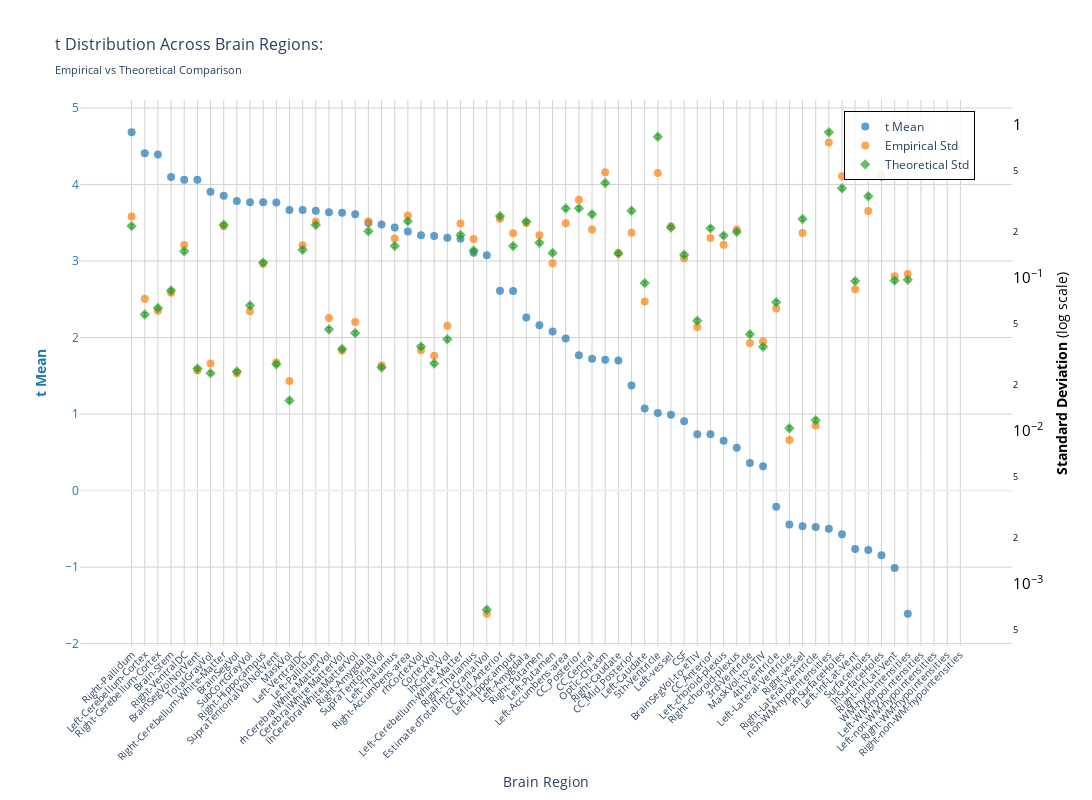
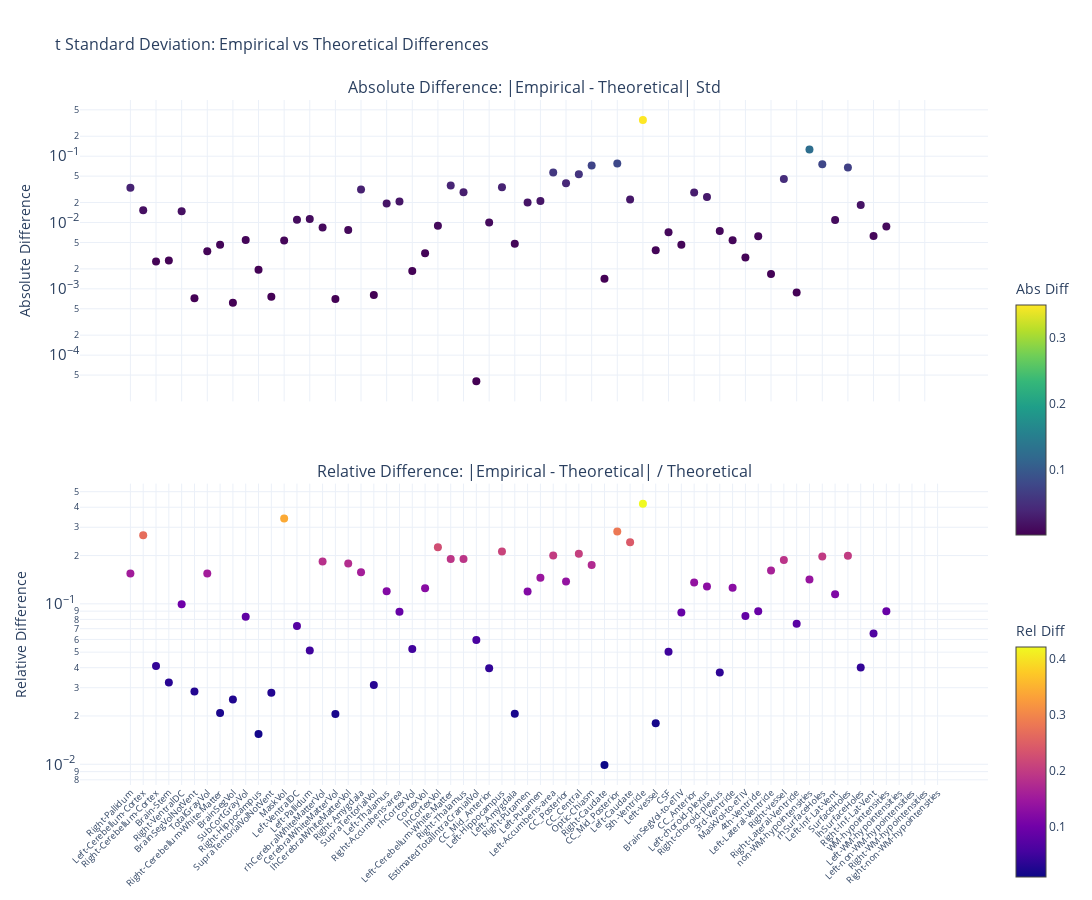

Notebook code for these charts, in order:
### Markdown cell above
### t-statistic

### Code cell
nu_nav = df_navr[(df_navr["timepoint"] == "baseline") & (df_navr["group"] == "HC-PD")]
data_path = stats_dir / f"student_baseline_{METRIC}.parquet"
df, stats = get_test_stats(
    data_path, stat_functions_F, nu_nav, hemisphere=False, study="baseline"
)
show_figure(stats, hemisphere=False, stat_name="t", study="baseline", metric=METRIC)

### Figure 1 — Plotly figure (JSON) as saved in the notebook; plotly's stock layout.template omitted (floating-point values rounded to 4 significant figures)
{"data": [{"hovertemplate": "<b>%{x}</b><br>Mean t: %{y:.2f}<br><extra></extra>", "marker": {"color": "#1f77b4", "opacity": 0.7, "size": 8}, "mode": "markers", "name": "t Mean", "type": "scatter", "x": ["Right-Pallidum", "Left-Cerebellum-Cortex", "Right-Cerebellum-Cortex", "Brain-Stem", "Right-VentralDC", "BrainSegVolNotVent", "TotalGrayVol", "Right-Cerebellum-White-Matter", "BrainSegVol", "SubCortGrayVol", "Right-Hippocampus", "SupraTentorialVolNotVent", "MaskVol", "Left-VentralDC", "Left-Pallidum", "rhCerebralWhiteMatterVol", "CerebralWhiteMatterVol", "lhCerebralWhiteMatterVol", "Right-Amygdala", "SupraTentorialVol", "Left-Thalamus", "Right-Accumbens-area", "rhCortexVol", "CortexVol", "lhCortexVol", "Left-Cerebellum-White-Matter", "Right-Thalamus", "EstimatedTotalIntraCranialVol", "CC_Mid_Anterior", "Left-Hippocampus", "Left-Amygdala", "Right-Putamen", "Left-Putamen", "Left-Accumbens-area", "CC_Posterior", "CC_Central", "Optic-Chiasm", "Right-Caudate", "CC_Mid_Posterior", "Left-Caudate", "5th-Ventricle", "Left-vessel", "CSF", "BrainSegVol-to-eTIV", "CC_Anterior", "Left-choroid-plexus", "Right-choroid-plexus", "3rd-Ventricle", "MaskVol-to-eTIV", "4th-Ventricle", "Left-Lateral-Ventricle", "Right-vessel", "Right-Lateral-Ventricle", "non-WM-hypointensities", "rhSurfaceHoles", "Left-Inf-Lat-Vent", "SurfaceHoles", "lhSurfaceHoles", "Right-Inf-Lat-Vent", "WM-hypointensities", "Left-WM-hypointensities", "Left-non-WM-hypointensities", "Right-WM-hypointensities", "Right-non-WM-hypointensities"], "y": [4.682, 4.408, 4.391, 4.098, 4.061, 4.06, 3.904, 3.853, 3.783, 3.768, 3.767, 3.765, 3.666, 3.665, 3.656, 3.637, 3.629, 3.61, 3.495, 3.475, 3.437, 3.385, 3.337, 3.327, 3.302, 3.29, 3.108, 3.076, 2.613, 2.609, 2.262, 2.16, 2.079, 1.986, 1.769, 1.721, 1.709, 1.701, 1.374, 1.073, 1.012, 0.9925, 0.9049, 0.7365, 0.7345, 0.6515, 0.5604, 0.3604, 0.317, -0.2127, -0.4431, -0.4659, -0.4771, -0.4994, -0.5722, -0.764, -0.7766, -0.8459, -1.011, -1.609, NaN, NaN, NaN, NaN], "yaxis": "y"}, {"hovertemplate": "<b>%{x}</b><br>Empirical Std: %{y:.3f}<br><extra></extra>", "marker": {"color": "#ff7f0e", "opacity": 0.7, "size": 8, "symbol": "circle"}, "mode": "markers", "name": "Empirical Std", "type": "scatter", "x": ["Right-Pallidum", "Left-Cerebellum-Cortex", "Right-Cerebellum-Cortex", "Brain-Stem", "Right-VentralDC", "BrainSegVolNotVent", "TotalGrayVol", "Right-Cerebellum-White-Matter", "BrainSegVol", "SubCortGrayVol", "Right-Hippocampus", "SupraTentorialVolNotVent", "MaskVol", "Left-VentralDC", "Left-Pallidum", "rhCerebralWhiteMatterVol", "CerebralWhiteMatterVol", "lhCerebralWhiteMatterVol", "Right-Amygdala", "SupraTentorialVol", "Left-Thalamus", "Right-Accumbens-area", "rhCortexVol", "CortexVol", "lhCortexVol", "Left-Cerebellum-White-Matter", "Right-Thalamus", "EstimatedTotalIntraCranialVol", "CC_Mid_Anterior", "Left-Hippocampus", "Left-Amygdala", "Right-Putamen", "Left-Putamen", "Left-Accumbens-area", "CC_Posterior", "CC_Central", "Optic-Chiasm", "Right-Caudate", "CC_Mid_Posterior", "Left-Caudate", "5th-Ventricle", "Left-vessel", "CSF", "BrainSegVol-to-eTIV", "CC_Anterior", "Left-choroid-plexus", "Right-choroid-plexus", "3rd-Ventricle", "MaskVol-to-eTIV", "4th-Ventricle", "Left-Lateral-Ventricle", "Right-vessel", "Right-Lateral-Ventricle", "non-WM-hypointensities", "rhSurfaceHoles", "Left-Inf-Lat-Vent", "SurfaceHoles", "lhSurfaceHoles", "Right-Inf-Lat-Vent", "WM-hypointensities", "Left-WM-hypointensities", "Left-non-WM-hypointensities", "Right-WM-hypointensities", "Right-non-WM-hypointensities"], "y": [0.2505, 0.07269, 0.06064, 0.07972, 0.1633, 0.02471, 0.02743, 0.2166, 0.02371, 0.06019, 0.1233, 0.02792, 0.0211, 0.1628, 0.2319, 0.05435, 0.03342, 0.0512, 0.2323, 0.02668, 0.1803, 0.2542, 0.03356, 0.03091, 0.04843, 0.2259, 0.1787, 0.0006372, 0.2422, 0.1946, 0.2277, 0.1888, 0.1239, 0.2264, 0.3223, 0.2063, 0.4878, 0.1449, 0.1961, 0.06977, 0.4821, 0.2163, 0.134, 0.04762, 0.1813, 0.164, 0.2062, 0.03732, 0.03825, 0.06279, 0.008701, 0.1959, 0.01082, 0.7633, 0.4587, 0.08396, 0.272, 0.4767, 0.1018, 0.1054, NaN, NaN, NaN, NaN], "yaxis": "y2"}, {"error_y": {"array": [0.00608, 0.001606, 0.001772, 0.002308, 0.004161, 0.0007126, 0.0006655, 0.006198, 0.0006817, 0.001839, 0.00351, 0.0007611, 0.0004412, 0.004252, 0.006182, 0.001287, 0.0009561, 0.001218, 0.005625, 0.0007249, 0.004511, 0.006538, 0.0009921, 0.0007698, 0.001107, 0.005315, 0.004208, 1.898e-05, 0.007066, 0.004499, 0.006513, 0.004727, 0.004062, 0.007931, 0.007937, 0.007271, 0.01164, 0.00402, 0.007661, 0.002579, 0.02333, 0.005952, 0.003952, 0.001463, 0.005878, 0.005271, 0.005569, 0.001196, 0.0009885, 0.001933, 0.0002906, 0.006759, 0.0003278, 0.02492, 0.01074, 0.002658, 0.009516, 0.01284, 0.002679, 0.00271, NaN, NaN, NaN, NaN], "arrayminus": [0.005911, 0.001562, 0.001723, 0.002244, 0.004046, 0.0006929, 0.0006471, 0.006027, 0.0006628, 0.001788, 0.003413, 0.00074, 0.000429, 0.004134, 0.006011, 0.001251, 0.0009296, 0.001184, 0.005469, 0.0007048, 0.004386, 0.006357, 0.0009646, 0.0007485, 0.001077, 0.005168, 0.004091, 1.846e-05, 0.00687, 0.004375, 0.006333, 0.004596, 0.003949, 0.007711, 0.007717, 0.00707, 0.01131, 0.003908, 0.007449, 0.002507, 0.02268, 0.005787, 0.003843, 0.001423, 0.005715, 0.005125, 0.005415, 0.001163, 0.0009611, 0.00188, 0.0002826, 0.006571, 0.0003187, 0.02423, 0.01044, 0.002584, 0.009252, 0.01248, 0.002604, 0.002635, NaN, NaN, NaN, NaN], "color": "#2ca02c", "thickness": 1, "type": "data", "visible": true, "width": 2}, "hovertemplate": "<b>%{x}</b><br>Theoretical Std: %{y:.3f}<br><extra></extra>", "marker": {"color": "#2ca02c", "opacity": 0.7, "size": 8, "symbol": "diamond"}, "mode": "markers", "name": "Theoretical Std", "type": "scatter", "x": ["Right-Pallidum", "Left-Cerebellum-Cortex", "Right-Cerebellum-Cortex", "Brain-Stem", "Right-VentralDC", "BrainSegVolNotVent", "TotalGrayVol", "Right-Cerebellum-White-Matter", "BrainSegVol", "SubCortGrayVol", "Right-Hippocampus", "SupraTentorialVolNotVent", "MaskVol", "Left-VentralDC", "Left-Pallidum", "rhCerebralWhiteMatterVol", "CerebralWhiteMatterVol", "lhCerebralWhiteMatterVol", "Right-Amygdala", "SupraTentorialVol", "Left-Thalamus", "Right-Accumbens-area", "rhCortexVol", "CortexVol", "lhCortexVol", "Left-Cerebellum-White-Matter", "Right-Thalamus", "EstimatedTotalIntraCranialVol", "CC_Mid_Anterior", "Left-Hippocampus", "Left-Amygdala", "Right-Putamen", "Left-Putamen", "Left-Accumbens-area", "CC_Posterior", "CC_Central", "Optic-Chiasm", "Right-Caudate", "CC_Mid_Posterior", "Left-Caudate", "5th-Ventricle", "Left-vessel", "CSF", "BrainSegVol-to-eTIV", "CC_Anterior", "Left-choroid-plexus", "Right-choroid-plexus", "3rd-Ventricle", "MaskVol-to-eTIV", "4th-Ventricle", "Left-Lateral-Ventricle", "Right-vessel", "Right-Lateral-Ventricle", "non-WM-hypointensities", "rhSurfaceHoles", "Left-Inf-Lat-Vent", "SurfaceHoles", "lhSurfaceHoles", "Right-Inf-Lat-Vent", "WM-hypointensities", "Left-WM-hypointensities", "Left-non-WM-hypointensities", "Right-WM-hypointensities", "Right-non-WM-hypointensities"], "y": [0.217, 0.05734, 0.06323, 0.08238, 0.1485, 0.02543, 0.02375, 0.2212, 0.02433, 0.06564, 0.1253, 0.02717, 0.01575, 0.1518, 0.2207, 0.04592, 0.03412, 0.04346, 0.2008, 0.02587, 0.161, 0.2334, 0.03541, 0.02748, 0.03952, 0.1897, 0.1502, 0.0006775, 0.2522, 0.1606, 0.2325, 0.1687, 0.145, 0.2831, 0.2833, 0.2595, 0.4153, 0.1435, 0.2734, 0.09203, 0.8326, 0.2124, 0.1411, 0.05223, 0.2098, 0.1881, 0.1988, 0.0427, 0.03528, 0.069, 0.01037, 0.2412, 0.0117, 0.8895, 0.3832, 0.09487, 0.3396, 0.4583, 0.0956, 0.09673, NaN, NaN, NaN, NaN], "yaxis": "y2"}], "layout": {"height": 800, "hovermode": "x", "legend": {"bgcolor": "rgba(255, 255, 255, 0.9)", "bordercolor": "black", "borderwidth": 1, "font": {"size": 12}, "orientation": "v", "x": 0.82, "y": 0.98}, "title": {"font": {"size": 16}, "text": "t Distribution Across Brain Regions:<br><sub>Empirical vs Theoretical Comparison</sub>"}, "width": 1400, "xaxis": {"gridcolor": "lightgray", "showgrid": true, "tickangle": -45, "tickfont": {"size": 10}, "title": {"text": "Brain Region"}}, "yaxis": {"gridcolor": "lightgray", "showgrid": true, "side": "left", "tickfont": {"color": "#1f77b4"}, "title": {"font": {"color": "#1f77b4"}, "text": "<b>t Mean</b>"}}, "yaxis2": {"exponentformat": "power", "overlaying": "y", "showgrid": false, "side": "right", "tickfont": {"color": "black"}, "title": {"font": {"color": "black"}, "text": "<b>Standard Deviation</b> (log scale)"}, "type": "log"}}}

### Figure 2 — Plotly figure (JSON) as saved in the notebook; plotly's stock layout.template omitted (floating-point values rounded to 4 significant figures)
{"data": [{"hovertemplate": "<b>%{x}</b><br>Abs Diff: %{y:.4f}<br><extra></extra>", "marker": {"color": [0.03352, 0.01535, 0.002587, 0.002662, 0.01474, 0.0007237, 0.003676, 0.004625, 0.0006175, 0.005449, 0.001938, 0.0007573, 0.005355, 0.01102, 0.01127, 0.008433, 0.000701, 0.00774, 0.03159, 0.0008057, 0.01932, 0.02082, 0.001851, 0.003435, 0.008905, 0.03615, 0.02856, 4.026e-05, 0.01001, 0.03398, 0.004792, 0.0201, 0.02104, 0.05669, 0.03899, 0.0532, 0.07245, 0.001421, 0.07732, 0.02226, 0.3505, 0.003832, 0.007101, 0.004611, 0.02846, 0.02414, 0.007422, 0.005378, 0.002967, 0.006204, 0.001672, 0.0453, 0.0008793, 0.1262, 0.07545, 0.0109, 0.06768, 0.01839, 0.006245, 0.008704, NaN, NaN, NaN, NaN], "colorbar": {"len": 0.4, "title": {"text": "Abs Diff"}, "y": 0.75, "yanchor": "top"}, "colorscale": [[0, "#440154"], [0.1111, "#482878"], [0.2222, "#3e4989"], [0.3333, "#31688e"], [0.4444, "#26828e"], [0.5556, "#1f9e89"], [0.6667, "#35b779"], [0.7778, "#6ece58"], [0.8889, "#b5de2b"], [1, "#fde725"]], "showscale": true, "size": 8}, "mode": "markers", "name": "Absolute", "type": "scatter", "x": ["Right-Pallidum", "Left-Cerebellum-Cortex", "Right-Cerebellum-Cortex", "Brain-Stem", "Right-VentralDC", "BrainSegVolNotVent", "TotalGrayVol", "Right-Cerebellum-White-Matter", "BrainSegVol", "SubCortGrayVol", "Right-Hippocampus", "SupraTentorialVolNotVent", "MaskVol", "Left-VentralDC", "Left-Pallidum", "rhCerebralWhiteMatterVol", "CerebralWhiteMatterVol", "lhCerebralWhiteMatterVol", "Right-Amygdala", "SupraTentorialVol", "Left-Thalamus", "Right-Accumbens-area", "rhCortexVol", "CortexVol", "lhCortexVol", "Left-Cerebellum-White-Matter", "Right-Thalamus", "EstimatedTotalIntraCranialVol", "CC_Mid_Anterior", "Left-Hippocampus", "Left-Amygdala", "Right-Putamen", "Left-Putamen", "Left-Accumbens-area", "CC_Posterior", "CC_Central", "Optic-Chiasm", "Right-Caudate", "CC_Mid_Posterior", "Left-Caudate", "5th-Ventricle", "Left-vessel", "CSF", "BrainSegVol-to-eTIV", "CC_Anterior", "Left-choroid-plexus", "Right-choroid-plexus", "3rd-Ventricle", "MaskVol-to-eTIV", "4th-Ventricle", "Left-Lateral-Ventricle", "Right-vessel", "Right-Lateral-Ventricle", "non-WM-hypointensities", "rhSurfaceHoles", "Left-Inf-Lat-Vent", "SurfaceHoles", "lhSurfaceHoles", "Right-Inf-Lat-Vent", "WM-hypointensities", "Left-WM-hypointensities", "Left-non-WM-hypointensities", "Right-WM-hypointensities", "Right-non-WM-hypointensities"], "xaxis": "x", "y": [0.03352, 0.01535, 0.002587, 0.002662, 0.01474, 0.0007237, 0.003676, 0.004625, 0.0006175, 0.005449, 0.001938, 0.0007573, 0.005355, 0.01102, 0.01127, 0.008433, 0.000701, 0.00774, 0.03159, 0.0008057, 0.01932, 0.02082, 0.001851, 0.003435, 0.008905, 0.03615, 0.02856, 4.026e-05, 0.01001, 0.03398, 0.004792, 0.0201, 0.02104, 0.05669, 0.03899, 0.0532, 0.07245, 0.001421, 0.07732, 0.02226, 0.3505, 0.003832, 0.007101, 0.004611, 0.02846, 0.02414, 0.007422, 0.005378, 0.002967, 0.006204, 0.001672, 0.0453, 0.0008793, 0.1262, 0.07545, 0.0109, 0.06768, 0.01839, 0.006245, 0.008704, NaN, NaN, NaN, NaN], "yaxis": "y"}, {"hovertemplate": "<b>%{x}</b><br>Rel Diff: %{y:.2%}<br><extra></extra>", "marker": {"color": [0.1545, 0.2677, 0.04091, 0.03231, 0.09926, 0.02845, 0.1548, 0.0209, 0.02538, 0.08301, 0.01547, 0.02788, 0.34, 0.07264, 0.0511, 0.1836, 0.02054, 0.1781, 0.1574, 0.03114, 0.12, 0.08923, 0.05228, 0.125, 0.2253, 0.1906, 0.1902, 0.05943, 0.0397, 0.2116, 0.02061, 0.1192, 0.1451, 0.2003, 0.1376, 0.205, 0.1744, 0.009906, 0.2828, 0.2419, 0.421, 0.01804, 0.05034, 0.08828, 0.1357, 0.1283, 0.03734, 0.1259, 0.0841, 0.08992, 0.1612, 0.1878, 0.07516, 0.1418, 0.1969, 0.1149, 0.1993, 0.04013, 0.06532, 0.08998, NaN, NaN, NaN, NaN], "colorbar": {"len": 0.4, "title": {"text": "Rel Diff"}, "y": 0.25, "yanchor": "top"}, "colorscale": [[0, "#0d0887"], [0.1111, "#46039f"], [0.2222, "#7201a8"], [0.3333, "#9c179e"], [0.4444, "#bd3786"], [0.5556, "#d8576b"], [0.6667, "#ed7953"], [0.7778, "#fb9f3a"], [0.8889, "#fdca26"], [1, "#f0f921"]], "showscale": true, "size": 8}, "mode": "markers", "name": "Relative", "type": "scatter", "x": ["Right-Pallidum", "Left-Cerebellum-Cortex", "Right-Cerebellum-Cortex", "Brain-Stem", "Right-VentralDC", "BrainSegVolNotVent", "TotalGrayVol", "Right-Cerebellum-White-Matter", "BrainSegVol", "SubCortGrayVol", "Right-Hippocampus", "SupraTentorialVolNotVent", "MaskVol", "Left-VentralDC", "Left-Pallidum", "rhCerebralWhiteMatterVol", "CerebralWhiteMatterVol", "lhCerebralWhiteMatterVol", "Right-Amygdala", "SupraTentorialVol", "Left-Thalamus", "Right-Accumbens-area", "rhCortexVol", "CortexVol", "lhCortexVol", "Left-Cerebellum-White-Matter", "Right-Thalamus", "EstimatedTotalIntraCranialVol", "CC_Mid_Anterior", "Left-Hippocampus", "Left-Amygdala", "Right-Putamen", "Left-Putamen", "Left-Accumbens-area", "CC_Posterior", "CC_Central", "Optic-Chiasm", "Right-Caudate", "CC_Mid_Posterior", "Left-Caudate", "5th-Ventricle", "Left-vessel", "CSF", "BrainSegVol-to-eTIV", "CC_Anterior", "Left-choroid-plexus", "Right-choroid-plexus", "3rd-Ventricle", "MaskVol-to-eTIV", "4th-Ventricle", "Left-Lateral-Ventricle", "Right-vessel", "Right-Lateral-Ventricle", "non-WM-hypointensities", "rhSurfaceHoles", "Left-Inf-Lat-Vent", "SurfaceHoles", "lhSurfaceHoles", "Right-Inf-Lat-Vent", "WM-hypointensities", "Left-WM-hypointensities", "Left-non-WM-hypointensities", "Right-WM-hypointensities", "Right-non-WM-hypointensities"], "xaxis": "x2", "y": [0.1545, 0.2677, 0.04091, 0.03231, 0.09926, 0.02845, 0.1548, 0.0209, 0.02538, 0.08301, 0.01547, 0.02788, 0.34, 0.07264, 0.0511, 0.1836, 0.02054, 0.1781, 0.1574, 0.03114, 0.12, 0.08923, 0.05228, 0.125, 0.2253, 0.1906, 0.1902, 0.05943, 0.0397, 0.2116, 0.02061, 0.1192, 0.1451, 0.2003, 0.1376, 0.205, 0.1744, 0.009906, 0.2828, 0.2419, 0.421, 0.01804, 0.05034, 0.08828, 0.1357, 0.1283, 0.03734, 0.1259, 0.0841, 0.08992, 0.1612, 0.1878, 0.07516, 0.1418, 0.1969, 0.1149, 0.1993, 0.04013, 0.06532, 0.08998, NaN, NaN, NaN, NaN], "yaxis": "y2"}], "layout": {"annotations": [{"font": {"size": 16}, "showarrow": false, "text": "Absolute Difference: |Empirical - Theoretical| Std", "x": 0.5, "xanchor": "center", "xref": "paper", "y": 1, "yanchor": "bottom", "yref": "paper"}, {"font": {"size": 16}, "showarrow": false, "text": "Relative Difference: |Empirical - Theoretical| / Theoretical", "x": 0.5, "xanchor": "center", "xref": "paper", "y": 0.44, "yanchor": "bottom", "yref": "paper"}], "height": 900, "hovermode": "x unified", "showlegend": false, "title": {"font": {"size": 16}, "text": "t Standard Deviation: Empirical vs Theoretical Differences"}, "width": 1400, "xaxis": {"anchor": "y", "domain": [0, 1], "showticklabels": false}, "xaxis2": {"anchor": "y2", "domain": [0, 1], "tickangle": -45, "tickfont": {"size": 9}}, "yaxis": {"anchor": "x", "domain": [0.56, 1], "exponentformat": "power", "title": {"text": "Absolute Difference"}, "type": "log"}, "yaxis2": {"anchor": "x2", "domain": [0, 0.44], "exponentformat": "power", "title": {"text": "Relative Difference"}, "type": "log"}}}
